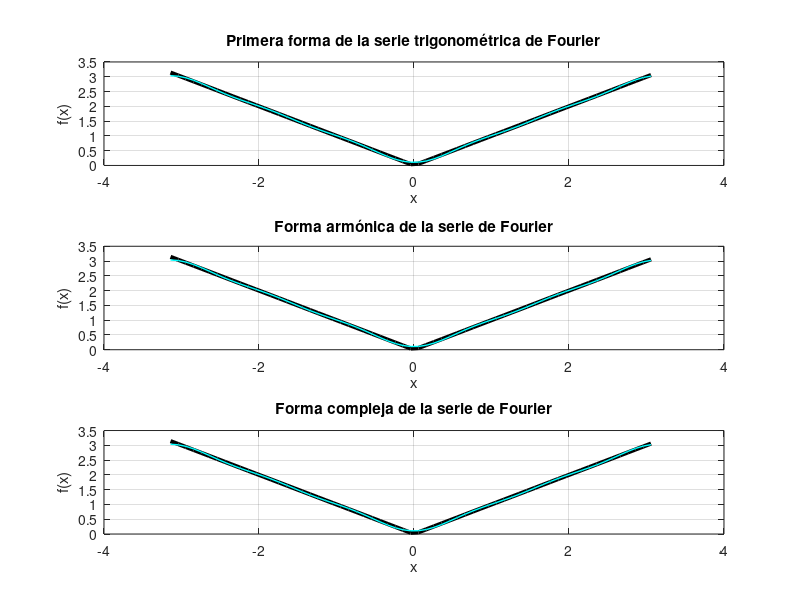

Recreate this plot in MATLAB.
%*************************************************************************%
% DESCRIPCIÓN: EL SCRIPT REALIZA LA APROXIMACIÓN DE UNA FUNCIÓN MEDIANTE  %
%      LAS FORMAS TRIGONOMÉTRICAS Y EXPONENCIAL DE LA SERIE DE FOURIER    %
%                                                                         %
%        ELABORADO POR: TRUJEQUE MATOS FARIDE Y MAY DÍAZ JOAN CARLOS      % 
%                FECHA DE MODIFICACIÓN: NOVIEMBRE 2021                    %
%*************************************************************************%
clear all
clc
%Primera forma
%Función de f(x)
x= -pi:0.1:pi; %vector de tiempo
p=((x>=-pi)&(x<=0)).*(-x)+((x>0)&(x<=pi)).*(x);
subplot(3,1,1)
plot(x,p,'k','Linewidth',3); 
title('Primera forma de la serie trigonométrica de Fourier');
xlabel("x");
ylabel("f(x)");
hold on
grid on
%Primera forma de la serie trigonométrica de Fourier
armonicos=input('Indique la cantidad de armónicos para la primera forma de la serie de Fourier: ');
s=0;
a=(pi./2);
for n=1:armonicos
   f=(((2*((-1).^n)-2)./((n.^2)*pi).*cos(n*x)));
    s=s+f;
end
s=a+s;
plot(x,s,'c','Linewidth',1);
%Fin

%Segunda forma
%Función de f(x)
x= -pi:0.1:pi; %vector de tiempo
p=((x>=-pi)&(x<=0)).*(-x)+((x>0)&(x<=pi)).*(x);
subplot(3,1,2)
plot(x,p,'k','Linewidth',3);
title("Forma armónica de la serie de Fourier");
xlabel("x");
ylabel("f(x)");
hold on
grid on
%Segunda forma de la serie trigonométrica de Fourier
armonicos=input('Indique la cantidad de armónicos para la forma armónica de la serie de Fourier: ');
s=0;
a=(pi./2);
for n=1:armonicos
   f=(sqrt((2*((-1).^n)-2)./((n.^2)*pi)).^2)*cos(n.*x);
    s=s+f;
end
s=a+s;
plot(x,s,'c','Linewidth',1);
%Fin

%Tercera forma
%Función de f(x)
x= -pi:0.1:pi; %vector de tiempo
p=((x>=-pi)&(x<=0)).*(-x)+((x>0)&(x<=pi)).*(x);
subplot(3,1,3)
plot(x,p,'k','Linewidth',3);
title("Forma compleja de la serie de Fourier");
xlabel("x");
ylabel("f(x)");
hold on
grid on
%Tercera forma de la serie trigonométrica de Fourier
armonicos=input('Indique la cantidad de armónicos para la forma compleja de la serie de Fourier: ');
s=0;
a=(pi./2);
for n=1:armonicos
   f=(((-1+((-1).^n))./(pi*n.^2)).*exp(1i*n.*x))+(((-1+((-1).^n))./(pi*n.^2)).*exp(-1i*n.*x));
    s=s+f;
end
s=a+s;
plot(x,s,'c','Linewidth',1);
%Fin

